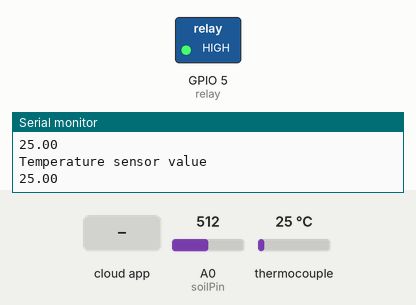
This sketch was run on a simulated ESP8266 (NodeMCU). Shown: switched loads named in the sketch (green lamp = pin HIGH), the last lines printed to the serial monitor. Inputs (shaded band) come from the test bench; at power-on: A0 (soilPin) = 512, thermocouple 25 °C. WiFi joins after 1.5 s; servers stay silent unless stated; the Firebase database answers and starts empty.

Above: at 2.7 s.
2.8 s: the phone or cloud app sets PUMP_STATUS to 1
At 4.1 s:
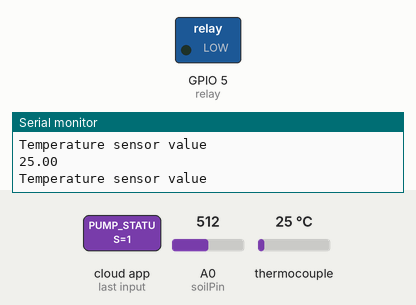
8.4 s: the phone or cloud app sets PUMP_STATUS to 0
At 9.5 s:
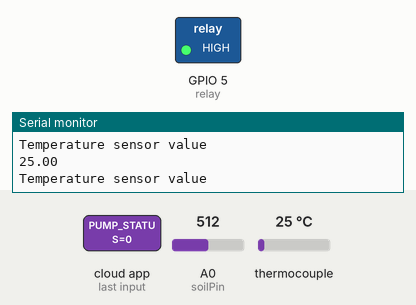
Timing chart, 0 to 11.4 s (numbered marks = the images above; inputs shaded):
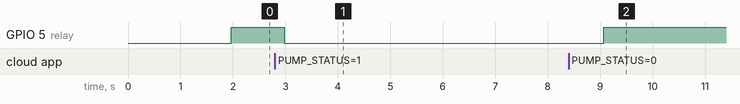

Measured:
- after the input at 2.8 s, GPIO 5 (relay): HIGH → LOW after 0.18 s
- after the input at 8.4 s, GPIO 5 (relay): LOW → HIGH after 0.67 s

The sketch:

irrigation_temperature.ino
```cpp
#include<ESP8266WiFi.h>
#include "max6675.h"

int thermoDO = 12;//D6^
int thermoCS = 15;//D8
int thermoCLK = 14;//D5

MAX6675 thermocouple(thermoCLK, thermoCS, thermoDO);


#define WIFI_SSID "//Your wifi name"
#define WIFI_PASSWORD "//Your-wifi-password"

#include <Firebase_ESP_Client.h>

//Provide the token generation process info.
#include "addons/TokenHelper.h"
//Provide the RTDB payload printing info and other helper functions.
#include "addons/RTDBHelper.h"


const int relay = 5;//D1

#define API_KEY "// Insert Firebase project API Key"


#define DATABASE_URL ""  //Insert Firebase databse URL"

int soilPin = A0; // Change this to your specific pin for the soil sensor
int soilValue = 0;
//Define Firebase Data object
FirebaseData fbdo;

FirebaseAuth auth;
FirebaseConfig config;

unsigned long sendDataPrevMillis = 0;
int count = 0;
bool signupOK = false;                     //since we are doing an anonymous sign in
//It is always a good idea to declare variables in the very beginning.
float t;


void setup(){

  pinMode(relay, OUTPUT);
  Serial.begin(9600);
  WiFi.begin(WIFI_SSID, WIFI_PASSWORD);
  Serial.print("Connecting to Wi-Fi");
  while (WiFi.status() != WL_CONNECTED){
    Serial.print(".");
    delay(300);
  }
  Serial.println();
  Serial.print("Connected with IP: ");
  Serial.println(WiFi.localIP());
  Serial.println();

  /* Assign the api key (required) */
  config.api_key = API_KEY;

  /* Assign the RTDB URL (required) */
  config.database_url = DATABASE_URL;

  /* Sign up */
  if (Firebase.signUp(&config, &auth, "", "")){
    Serial.println("ok");
    signupOK = true;
  }
  else{
    Serial.printf("%s\n", config.signer.signupError.message.c_str());
  }

  /* Assign the callback function for the long running token generation task */
  config.token_status_callback = tokenStatusCallback; //see addons/TokenHelper.h

  Firebase.begin(&config, &auth);
  Firebase.reconnectWiFi(true);
}

void loop(){
//Store humidity value in variable h
  t = thermocouple.readCelsius(); ////Store temperature value in variable t


  Serial.println("Temperature sensor value");
  Serial.println(t);
  //temperature and humidity measured should be stored in variables so the user
  //can use it later in the database
  soilValue = analogRead(soilPin);

  // Values from 0-1024


  if (Firebase.ready() && signupOK && (millis() - sendDataPrevMillis > 1000 || sendDataPrevMillis == 0)){
    //since we want the data to be updated every second
    sendDataPrevMillis = millis();
    if (Firebase.RTDB.setInt(&fbdo, "firebase_path/Temperature/Celsius_Value",t)){// Your Firebase data path
      // This command will be executed even if you dont serial print but we will make sure its working
      Serial.println("Temperature sensor value");
  Serial.println(t);
    }
    else {
      Serial.println("Failed to Read from the Sensor");
      Serial.println("REASON: " + fbdo.errorReason());
    }


    // Enter Temperature in to the DHT_11 Table
    if (Firebase.RTDB.setInt(&fbdo, "firebase_path/Soil/Soil_Moisture",soilValue)){// Your Firebase data path
      // This command will be executed even if you dont serial print but we will make sure its working
      Serial.println("Soil sensor value");
  Serial.println(soilValue);
    }
    else {
      Serial.println("Failed to Read from the Sensor");
      Serial.println("REASON: " + fbdo.errorReason());
    }

       if (Firebase.RTDB.getInt(&fbdo,"firebase_path/PUMP_STATUS")){ // Your Firebase data path
 int   PUMP_STATUS = fbdo.intData();
    if(PUMP_STATUS== 1){
       digitalWrite(relay,LOW);
      Serial.println("PUMP is ON");
    }
    else if (PUMP_STATUS == 0){
      digitalWrite(relay, HIGH);
      Serial.println("PUMP is OFF");
    }
  }
    else{
      Serial.println(fbdo.errorReason());
    }


  }
}
```
